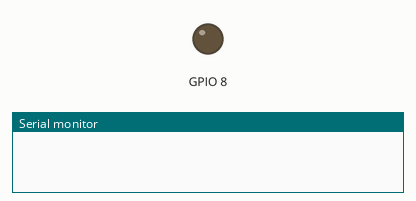
This sketch was run on a simulated ESP32. Shown: output pins drawn as LEDs (lit = HIGH), the last lines printed to the serial monitor. WiFi joins after 1.5 s; servers stay silent unless stated.

Above: at 0.1 s.
At 78.4 s:
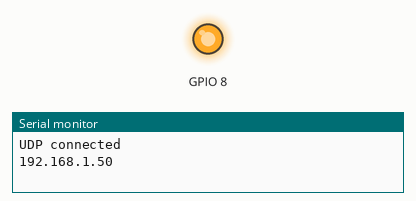
Timing chart, 0 to 79.9 s (numbered marks = the images above):
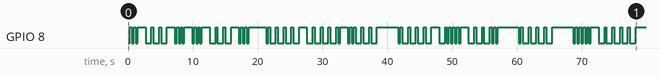

The sketch:

ESP32_AsyncUDPClient.ino
```cpp
#include <Arduino.h>
#include "WiFi.h"
#include "AsyncUDP.h"
#include "MorseLed.h"

const char * ssid = "RTAX999";
const char * password = "LiDoDa#959285$";

//IPAddress serverIP (192,168,50,154);
//int port = 1051;
IPAddress serverIP (192,168,50,159);
int port = 2457;

AsyncUDP udp;

static String msg;

void setup() {
  Serial.begin(115200);

  MorseLed morseLed;
  morseLed.setLedPin(8); // Example pin number
  morseLed.execute("SOS");
  morseLed.execute("SOS");

  WiFi.mode(WIFI_STA);
  WiFi.begin(ssid, password);
  if (WiFi.waitForConnectResult() != WL_CONNECTED) {
    Serial.println("WiFi Failed");
    while (1) {
      delay(1000);
    }
  }
  if (udp.connect(serverIP, port)) {
    Serial.println("UDP connected");
    msg = WiFi.localIP().toString();
    Serial.println(msg);

    morseLed.execute(msg);

    udp.onPacket([](AsyncUDPPacket packet) {
      Serial.print("UDP Packet Type: ");
      Serial.print(packet.isBroadcast() ? "Broadcast" : packet.isMulticast() ? "Multicast" : "Unicast");
      msg += "UDP Packet Type: ";
      msg += packet.isBroadcast() ? "Broadcast" : packet.isMulticast() ? "Multicast" : "Unicast";
      Serial.print(", From: ");
      Serial.print(packet.remoteIP());
      msg += ", From: ";
      msg += packet.remoteIP().toString();
      msg += ":";
      msg += packet.remotePort();
      msg += ", To: ";
      msg += packet.localIP().toString();
      msg += ":";
      msg += packet.localPort();
      msg += ", ms: ";
      msg += String (millis());
      msg += ", Length: ";
      msg += packet.length();
      msg += ", Data: ";
      msg += String((char*)packet.data(), packet.length());
      Serial.print(":");
      Serial.print(packet.remotePort());
      Serial.print(", To: ");
      Serial.print(packet.localIP());
      Serial.print(":");
      Serial.print(packet.localPort());
      Serial.print(", Length: ");
      Serial.print(packet.length());
      Serial.print(", Data: ");
      Serial.write(packet.data(), packet.length());
      Serial.println();
      //reply to the client
      packet.printf("Got %lu bytes of data", (unsigned long)packet.length());
      msg += "\n Got " + String (packet.length()) + " bytes of data\n";
      packet.print(msg);
    });
    //Send unicast
    udp.print(msg);
  }
}

void loop() {
  delay(1000);
  //Send broadcast on port 1051
  udp.broadcastTo("Anyone here?", port);
}
```

MorseLed.cpp
```cpp
// MorseLed.cpp
#include <Arduino.h>
#include "MorseLed.h"

// Morse timing (ms)
const int dotTime = 300;
const int dashTime = dotTime * 3;
const int symbolGap = dotTime;
const int letterGap = dotTime * 3;
const int wordGap = dotTime * 7;

// Morse table (A-Z, 0-9)
static const String morseTable[] = {
  ".-", "-...", "-.-.", "-..", ".", "..-.", "--.", "....", "..", ".---",
  "-.-", ".-..", "--", "-.", "---", ".--.", "--.-", ".-.", "...", "-",
  "..-", "...-", ".--", "-..-", "-.--", "--..",
  "-----", ".----", "..---", "...--", "....-", ".....",
  "-....", "--...", "---..", "----."
};

static char letters[] = "ABCDEFGHIJKLMNOPQRSTUVWXYZ0123456789";

MorseLed::MorseLed() : ledPin(-1)
{
}

MorseLed::~MorseLed()
{
}

void MorseLed::dot() const {
	digitalWrite(ledPin, LOW);
	delay(dotTime);
	digitalWrite(ledPin, HIGH);
	delay(symbolGap);
}

void MorseLed::dash() const {
	digitalWrite(ledPin, LOW);
	delay(dashTime);
	digitalWrite(ledPin, HIGH);
	delay(symbolGap);
}

void MorseLed::setLedPin(int pin) {
	this->ledPin = pin;
	pinMode(pin, OUTPUT);
}

const String* MorseLed::getMorse(char c) const {
    c = toupper(c);

    for (int i = 0; i < sizeof(letters) - 1; i++) {
        if (letters[i] == c) {
            return &morseTable[i];
        }
    }

    return nullptr; // unknown char
}

void MorseLed::execute(const String& text) const {
    for (int i = 0; i < text.length(); i++) {

        char c = text[i];

        if (c >= ' ' && c <= 0x2F) {
            delay(wordGap);
            continue;
        }

        const String* morsePtr = getMorse(c);

        if (morsePtr== nullptr) {
            delay(wordGap);
            continue;
        }

        if (morsePtr != nullptr) {
            sendMorseChar(*morsePtr);
            delay(letterGap);
        }
    }
}

void MorseLed::sendMorseChar(const String& morse) const {
    for (int i = 0; i < morse.length(); i++) {
        if (morse[i] == '.') dot();
        else if (morse[i] == '-') dash();
    }
}
```

MorseLed.h
```cpp
// MorseLed.h


class MorseLed
{
	int ledPin;
public:
	MorseLed();
	~MorseLed();
	void setLedPin(int pin);
	void execute(const String& message) const;

private:
	const String* getMorse(char c) const;
	void dot() const;
	void dash() const;
	void sendMorseChar(const String& morse) const;
};
```
